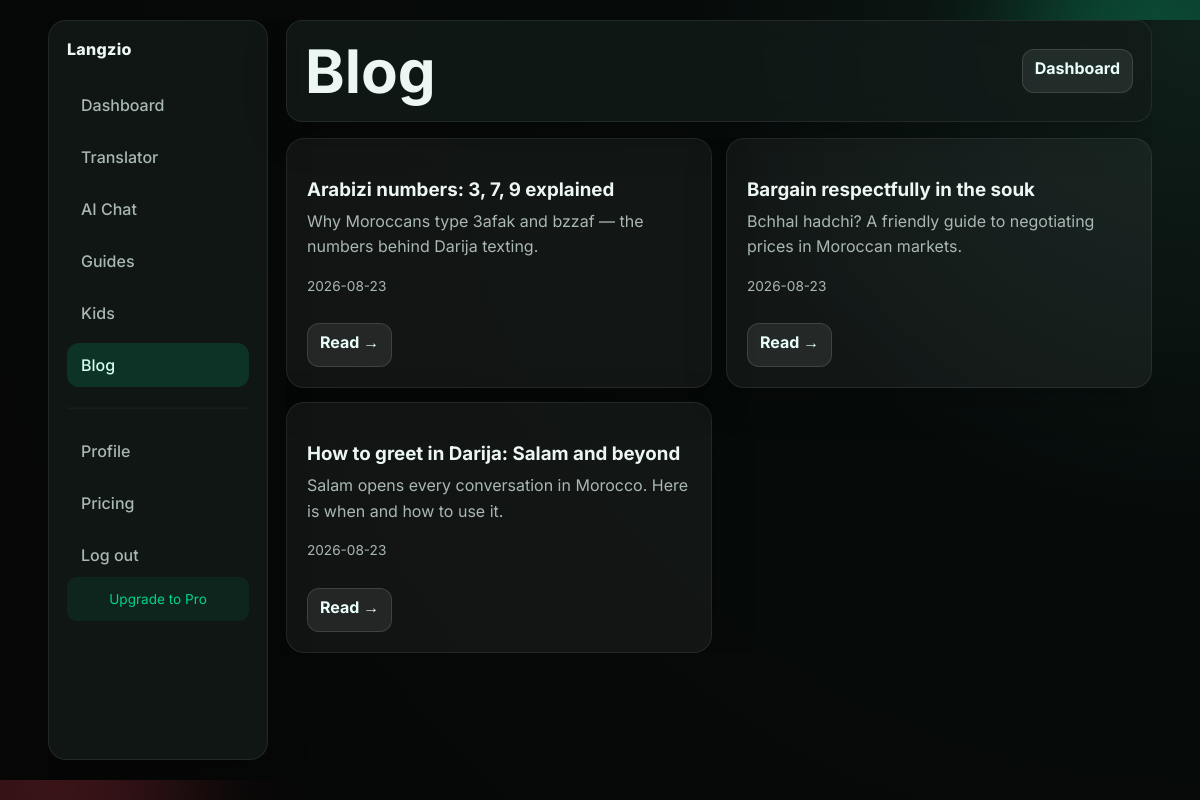
Screenshot of /blog.php with the database file from the repository.
### tables this page shows
CREATE TABLE IF NOT EXISTS blog_posts (
    id INT UNSIGNED AUTO_INCREMENT PRIMARY KEY,
    slug VARCHAR(150) NOT NULL UNIQUE,
    title VARCHAR(200) NOT NULL,
    excerpt VARCHAR(500) DEFAULT NULL,
    content MEDIUMTEXT NOT NULL,
    status ENUM('draft','published') NOT NULL DEFAULT 'draft',
    published_at DATETIME DEFAULT NULL,
    created_at DATETIME DEFAULT CURRENT_TIMESTAMP,
    updated_at DATETIME DEFAULT CURRENT_TIMESTAMP ON UPDATE CURRENT_TIMESTAMP,
    INDEX idx_slug (slug),
    INDEX idx_status_published (status, published_at)
);

### config.php (called while the page is built, shortened)
<?php
function langzio_base_path(): string
{
    $script = str_replace("\\", "/", $_SERVER["SCRIPT_NAME"] ?? "/index.php");
    $dir = dirname($script);
    if ($dir === "/" || $dir === "\\" || $dir === ".") {
        return "";
    }
    return rtrim($dir, "/");
}
function langzio_url(string $path = ""): string
{
    $base = langzio_base_path();
    $path = ltrim(str_replace("\\", "/", $path), "/");
    return ($base === "" ? "" : $base) . "/" . $path;
}

### classes/Auth.php (called while the page is built, shortened)
<?php
require_once __DIR__ . "/../config.php";
class Auth
{
    public static function id(): ?int
    {
        $id = $_SESSION["user_id"] ?? null;
        return $id ? (int) $id : null;
    }
    public static function subscriptionStatus(): array
    {
        $uid = self::id();
        if (!$uid) {
            return ["plan" => "none", "status" => "guest", "days_remaining" => 0];
        }
        $sub = Subscription::current($uid);
        return [
            "plan"           => $sub["plan"],
            "status"         => $sub["status"],
            "trial_ends_at"  => $sub["trial_ends_at"],
            "days_remaining" => Subscription::trialDaysRemaining($uid),
            "is_trial"       => self::isTrialActive(),
            "is_subscribed"  => self::isSubscribed(),
        ];
    }
}

### blog.php (the view, shortened to what this page needs)
<?php
require_once __DIR__ . "/classes/Auth.php";
$subStatus = Auth::subscriptionStatus();
function langzio_blog_list(): array
{
    try {
        $db = Database::connect();
        $stmt = $db->query("
            SELECT slug, title, excerpt, published_at
            FROM blog_posts
            WHERE status = 'published'
            ORDER BY published_at DESC, id DESC
        ");
        return $stmt->fetchAll();
    } catch (Throwable $e) {
        error_log("Langzio blog list failed: " . $e->getMessage());
        return [];
    }
}
$slug = trim((string) ($_GET["slug"] ?? ""));
$slug = preg_replace('/[^a-z0-9-]/', '', strtolower($slug));
$post = $slug !== "" ? langzio_blog_find($slug) : null;
$isArticle = $slug !== "";
$pageClass = "app-page";
include "includes/head.php";
?>
<div class="app-shell container">
    <aside class="sidebar glass">
        <a class="brand" href="index.php">Langzio</a>
        <nav class="side-nav" aria-label="Main navigation">
            <a href="dashboard.php">Dashboard</a>
            <a href="translator.php">Translator</a>
            <a href="chat.php">AI Chat</a>
            <a href="guides.php">Guides</a>
            <a href="kids.php">Kids</a>
            <a class="active" href="blog.php">Blog</a>
            <hr style="border-color:rgba(255,255,255,0.08);margin:12px 0">
            <a href="profile.php">Profile</a>
            <a href="pricing.php">Pricing</a>
            <a href="logout.php">Log out</a>
        </nav>
        <div style="margin-top:auto;padding:12px;border-radius:10px;background:rgba(0,211,139,0.08);font-size:0.85rem;text-align:center">
            <?php if ($subStatus["is_trial"]): ?>
                <strong>Trial</strong> — <?php echo $subStatus["days_remaining"]; ?> day(s) left
            <?php elseif ($subStatus["is_subscribed"]): ?>
                <strong>Pro</strong> — Active
            <?php else: ?>
                <a href="pricing.php" style="color:var(--green-2)">Upgrade to Pro</a>
            <?php endif; ?>
        </div>
    </aside>
    <div class="app-content">
        <header class="app-topbar glass">
            <h1><?php echo $isArticle && $post !== null ? htmlspecialchars($post["title"]) : "Blog"; ?></h1>
            <?php if ($isArticle): ?>
                <a class="btn btn-secondary compact" href="<?php echo htmlspecialchars(langzio_url('blog.php')); ?>">All articles</a>
            <?php else: ?>
                <a class="btn btn-secondary compact" href="dashboard.php">Dashboard</a>
            <?php endif; ?>
        </header>
        <?php if ($isArticle && $post === null): ?>
            <section class="card" style="text-align:center" role="alert">
                <h2>Article not found</h2>
                <p style="color:var(--muted)">This article does not exist or is not published yet.</p>
                <a class="btn btn-primary" href="<?php echo htmlspecialchars(langzio_url('blog.php')); ?>">Back to blog</a>
            </section>
        <?php else: ?>
            <?php $posts = langzio_blog_list(); ?>
            <?php if (empty($posts)): ?>
                <section class="card" style="text-align:center">
                    <h2>No articles yet</h2>
                    <p style="color:var(--muted)">New stories about Darija and Moroccan culture are on the way.</p>
                </section>
            <?php else: ?>
                <section class="guide-grid" aria-label="Blog articles">
                    <?php foreach ($posts as $item): ?>
                        <article class="card guide-card">
                            <h3><?php echo htmlspecialchars($item["title"]); ?></h3>
                            <?php if (!empty($item["excerpt"])): ?>
                                <p><?php echo htmlspecialchars($item["excerpt"]); ?></p>
                            <?php endif; ?>
                            <?php if (!empty($item["published_at"])): ?>
                                <p style="color:var(--muted);font-size:0.85rem"><?php echo htmlspecialchars(substr($item["published_at"], 0, 10)); ?></p>
                            <?php endif; ?>
                            <a class="btn btn-secondary compact" style="margin-top:12px;display:inline-block"
                               href="<?php echo htmlspecialchars(langzio_url("blog/" . $item["slug"] . "/")); ?>">Read →</a>
                        </article>
                    <?php endforeach; ?>
                </section>
            <?php endif; ?>
        <?php endif; ?>
    </div>
</div>
<?php include "includes/footer.php"; ?>

### includes/head.php (shortened to what this page needs)
<?php
require_once __DIR__ . "/../config.php";
?>
<!DOCTYPE html>
<html lang="en">
<head>
    <link rel="stylesheet" href="<?php echo htmlspecialchars(langzio_url('assets/css/style.css'), ENT_QUOTES, 'UTF-8'); ?>?v=2.1">
</head>
<body class="<?php echo htmlspecialchars($pageClass, ENT_QUOTES, 'UTF-8'); ?>">
<div class="bg-orb orb-1"></div>
<div class="bg-orb orb-2"></div>

### includes/footer.php (shortened to what this page needs)
</body>
</html>

### assets/css/style.css (style rules this page uses)
:root { --bg: #060b0a; --panel: rgba(18, 27, 25, 0.78); --soft-panel: rgba(255, 255, 255, 0.05); --text: #ecf6f2; --muted: #a9b8b2; --green: #00a76f; --green-2: #00d38b; --red: #d93f4f; --shadow: 0 10px 40px rgba(0, 0, 0, 0.25); --radius: 18px; }
* { box-sizing: border-box; }
html, body { margin: 0; padding: 0; font-family: "Inter", Arial, sans-serif; background: radial-gradient(circle at top right, #10201b 0%, #060b0a 35%, #060606 100%); color: var(--text); min-height: 100%; }
a { color: inherit; text-decoration: none; }
.container { width: min(1120px, 92%); margin: 0 auto; }
.bg-orb { position: fixed; border-radius: 999px; filter: blur(60px); opacity: 0.25; z-index: -1; }
.orb-1 { width: 260px; height: 260px; background: var(--green-2); top: -90px; right: -80px; }
.orb-2 { width: 280px; height: 280px; background: var(--red); bottom: -120px; left: -90px; }
.glass { background: var(--panel); border: 1px solid rgba(255, 255, 255, 0.08); backdrop-filter: blur(12px); box-shadow: var(--shadow); }
.brand { font-weight: 800; letter-spacing: 0.3px; }
h1 { font-size: clamp(2rem, 5vw, 4rem); margin: 0; }
.btn { border: 0; border-radius: 12px; padding: 12px 18px; font-weight: 700; cursor: pointer; transition: all 0.25s ease; }
.btn-secondary { background: rgba(255, 255, 255, 0.08); border: 1px solid rgba(255, 255, 255, 0.12); color: #e9fffb; }
.compact { padding: 8px 12px; }
.card { background: var(--soft-panel); border: 1px solid rgba(255, 255, 255, 0.08); border-radius: var(--radius); padding: 20px; box-shadow: var(--shadow); transition: transform 0.2s ease, border-color 0.2s ease; }
.card p, .card cite { color: var(--muted); line-height: 1.6; }
.app-shell { margin-top: 20px; min-height: calc(100vh - 40px); display: grid; grid-template-columns: 220px 1fr; gap: 18px; }
.sidebar { border-radius: 18px; padding: 18px; }
.side-nav { margin-top: 24px; display: grid; gap: 8px; }
.side-nav a { padding: 10px 12px; border-radius: 10px; color: var(--muted); }
.side-nav a.active, .side-nav a:hover { background: rgba(0, 211, 139, 0.15); color: #d3ffef; }
.app-content { display: grid; align-content: start; gap: 16px; padding-bottom: 24px; }
.app-topbar { border-radius: 16px; padding: 14px 18px; display: flex; justify-content: space-between; align-items: center; }
.guide-grid { display: grid; grid-template-columns: repeat(2, minmax(0, 1fr)); gap: 14px; }
.guide-card h3 { margin-bottom: 8px; }
.guide-card > p { color: var(--muted); margin-top: 0; }
* { -webkit-tap-highlight-color: transparent; -webkit-touch-callout: none; }
html { -webkit-text-size-adjust: 100%; scroll-behavior: smooth; }
body { overscroll-behavior: none; }
.btn, .nav-toggle, .phrase-btn, .favorite-remove, .onboarding-option, .challenge-day, .side-nav a, .app-topbar a, .auth-form button, input[type="submit"], button { min-height: 44px; min-width: 44px; }
.app-shell { padding-bottom: env(safe-area-inset-bottom, 0); padding-left: env(safe-area-inset-left, 0); padding-right: env(safe-area-inset-right, 0); }
footer, .site-footer, .app-shell { padding-bottom: max(env(safe-area-inset-bottom, 0), 20px); }
.sidebar .side-nav a { padding: 12px 14px; border-radius: 12px; font-weight: 500; transition: background 0.2s ease; }
.sidebar .side-nav hr { margin: 10px 0; opacity: 0.4; }
.sidebar > div:last-child { margin-top: auto; padding: 14px; border-radius: 14px; background: rgba(0, 211, 139, 0.08); font-size: 0.85rem; text-align: center; line-height: 1.5; }
.app-shell, .container, .auth-page, main, section, article { max-width: 100vw; overflow-x: hidden; }
.side-nav { transition: opacity 0.2s ease; }
::placeholder { color: rgba(255, 255, 255, 0.35); opacity: 1; }

### rows the page displays
blog_posts: title "Arabizi numbers: 3, 7, 9 explained", excerpt "Why Moroccans type 3afak and bzzaf — the numbers behind Darija texting.", published_at "2026-08-23"
blog_posts: title "Bargain respectfully in the souk", excerpt "Bchhal hadchi? A friendly guide to negotiating prices in Moroccan markets.", published_at "2026-08-23"
blog_posts: title "How to greet in Darija: Salam and beyond", excerpt "Salam opens every conversation in Morocco. Here is when and how to use it.", published_at "2026-08-23"
